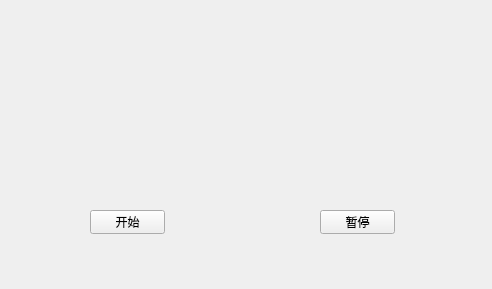
<?xml version="1.0" encoding="UTF-8"?>
<ui version="4.0">
 <class>Widget</class>
 <widget class="QWidget" name="Widget">
  <property name="geometry">
   <rect>
    <x>0</x>
    <y>0</y>
    <width>492</width>
    <height>289</height>
   </rect>
  </property>
  <property name="windowTitle">
   <string>Widget</string>
  </property>
  <widget class="QPushButton" name="startButton">
   <property name="geometry">
    <rect>
     <x>90</x>
     <y>210</y>
     <width>75</width>
     <height>24</height>
    </rect>
   </property>
   <property name="text">
    <string>开始</string>
   </property>
  </widget>
  <widget class="QPushButton" name="pushBu">
   <property name="geometry">
    <rect>
     <x>320</x>
     <y>210</y>
     <width>75</width>
     <height>24</height>
    </rect>
   </property>
   <property name="text">
    <string>暂停</string>
   </property>
  </widget>
  <widget class="QLabel" name="label">
   <property name="geometry">
    <rect>
     <x>100</x>
     <y>30</y>
     <width>291</width>
     <height>161</height>
    </rect>
   </property>
   <property name="text">
    <string/>
   </property>
   <property name="scaledContents">
    <bool>true</bool>
   </property>
  </widget>
 </widget>
 <resources/>
 <connections/>
</ui>
